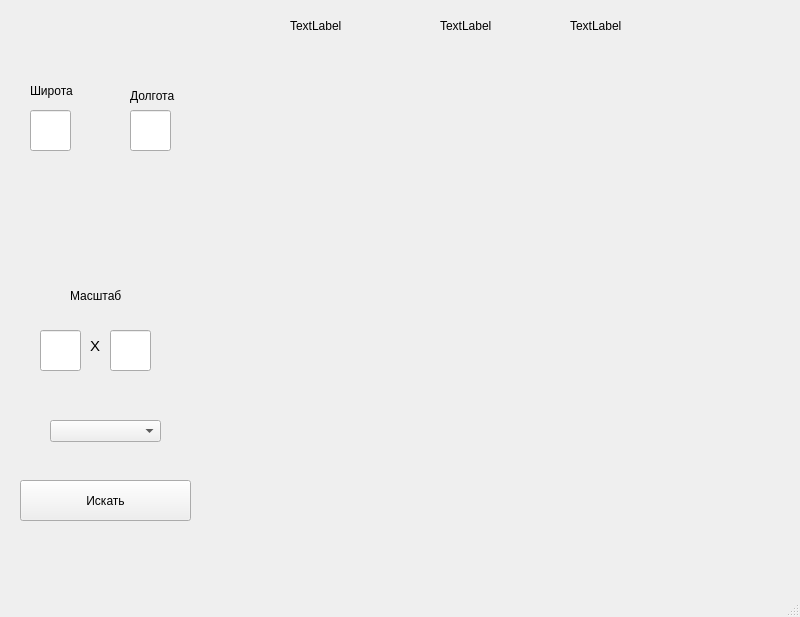
<?xml version="1.0" encoding="UTF-8"?>
<ui version="4.0">
 <class>MainWindow</class>
 <widget class="QMainWindow" name="MainWindow">
  <property name="geometry">
   <rect>
    <x>0</x>
    <y>0</y>
    <width>800</width>
    <height>617</height>
   </rect>
  </property>
  <property name="windowTitle">
   <string>MainWindow</string>
  </property>
  <widget class="QWidget" name="centralwidget">
   <widget class="QLabel" name="map">
    <property name="geometry">
     <rect>
      <x>300</x>
      <y>60</y>
      <width>521</width>
      <height>501</height>
     </rect>
    </property>
    <property name="text">
     <string/>
    </property>
   </widget>
   <widget class="QPushButton" name="pushButton">
    <property name="geometry">
     <rect>
      <x>20</x>
      <y>480</y>
      <width>171</width>
      <height>41</height>
     </rect>
    </property>
    <property name="text">
     <string>Искать</string>
    </property>
   </widget>
   <widget class="QLabel" name="label">
    <property name="geometry">
     <rect>
      <x>30</x>
      <y>80</y>
      <width>61</width>
      <height>21</height>
     </rect>
    </property>
    <property name="text">
     <string>Широта</string>
    </property>
   </widget>
   <widget class="QLabel" name="label_2">
    <property name="geometry">
     <rect>
      <x>130</x>
      <y>80</y>
      <width>51</width>
      <height>31</height>
     </rect>
    </property>
    <property name="text">
     <string>Долгота</string>
    </property>
   </widget>
   <widget class="QLabel" name="label_3">
    <property name="geometry">
     <rect>
      <x>70</x>
      <y>280</y>
      <width>81</width>
      <height>31</height>
     </rect>
    </property>
    <property name="text">
     <string>Масштаб</string>
    </property>
   </widget>
   <widget class="QLabel" name="label_4">
    <property name="geometry">
     <rect>
      <x>90</x>
      <y>320</y>
      <width>16</width>
      <height>51</height>
     </rect>
    </property>
    <property name="font">
     <font>
      <pointsize>11</pointsize>
     </font>
    </property>
    <property name="text">
     <string>X</string>
    </property>
   </widget>
   <widget class="QLineEdit" name="dolg">
    <property name="geometry">
     <rect>
      <x>130</x>
      <y>110</y>
      <width>41</width>
      <height>41</height>
     </rect>
    </property>
   </widget>
   <widget class="QLineEdit" name="m_1">
    <property name="geometry">
     <rect>
      <x>40</x>
      <y>330</y>
      <width>41</width>
      <height>41</height>
     </rect>
    </property>
   </widget>
   <widget class="QLineEdit" name="m_2">
    <property name="geometry">
     <rect>
      <x>110</x>
      <y>330</y>
      <width>41</width>
      <height>41</height>
     </rect>
    </property>
   </widget>
   <widget class="QLineEdit" name="shir">
    <property name="geometry">
     <rect>
      <x>30</x>
      <y>110</y>
      <width>41</width>
      <height>41</height>
     </rect>
    </property>
   </widget>
   <widget class="QLabel" name="shirota">
    <property name="geometry">
     <rect>
      <x>290</x>
      <y>10</y>
      <width>111</width>
      <height>31</height>
     </rect>
    </property>
    <property name="text">
     <string>TextLabel</string>
    </property>
   </widget>
   <widget class="QLabel" name="aaaa">
    <property name="geometry">
     <rect>
      <x>570</x>
      <y>10</y>
      <width>101</width>
      <height>31</height>
     </rect>
    </property>
    <property name="text">
     <string>TextLabel</string>
    </property>
   </widget>
   <widget class="QLabel" name="dolgota">
    <property name="geometry">
     <rect>
      <x>440</x>
      <y>10</y>
      <width>101</width>
      <height>31</height>
     </rect>
    </property>
    <property name="text">
     <string>TextLabel</string>
    </property>
   </widget>
   <widget class="QComboBox" name="vid">
    <property name="geometry">
     <rect>
      <x>50</x>
      <y>420</y>
      <width>111</width>
      <height>22</height>
     </rect>
    </property>
   </widget>
  </widget>
  <widget class="QMenuBar" name="menubar">
   <property name="geometry">
    <rect>
     <x>0</x>
     <y>0</y>
     <width>800</width>
     <height>21</height>
    </rect>
   </property>
  </widget>
  <widget class="QStatusBar" name="statusbar"/>
 </widget>
 <resources/>
 <connections/>
</ui>
